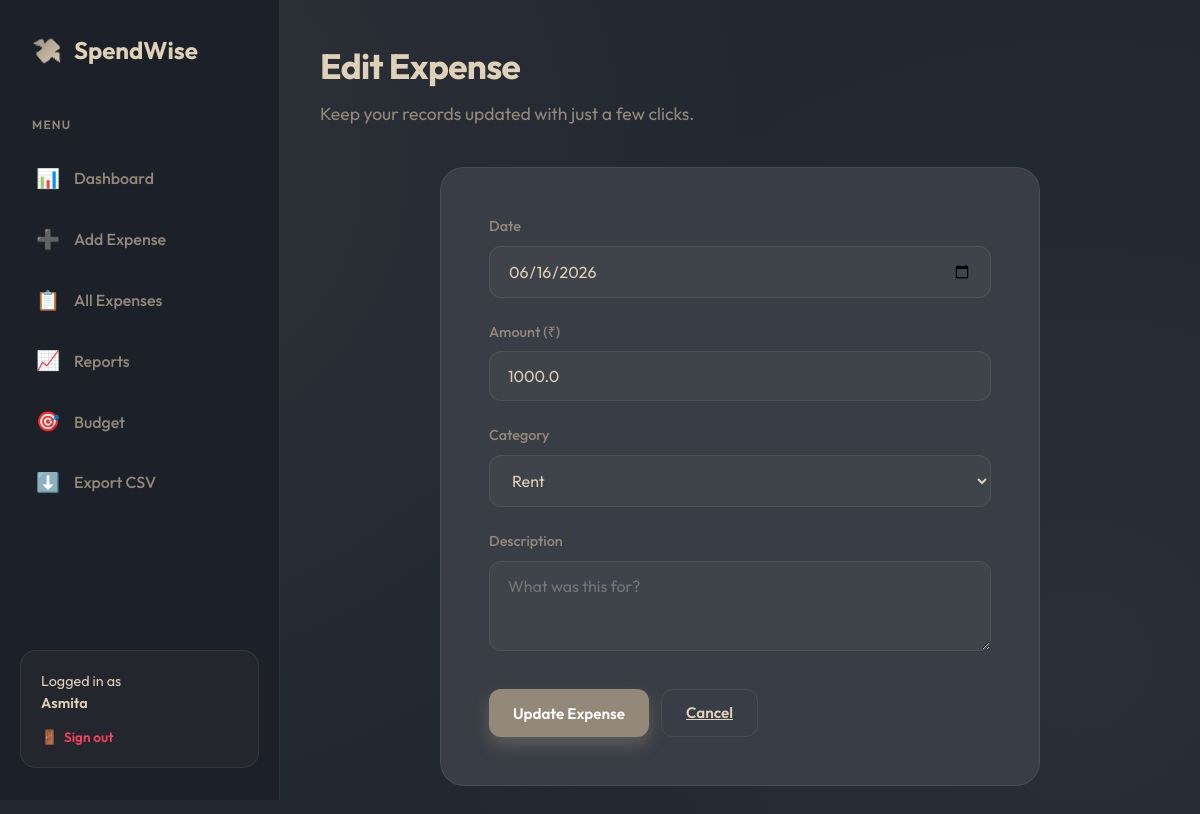
The app's page /edit/26 (signed in) with its own data.
### tables this page shows
CREATE TABLE expenses (
            id          INTEGER PRIMARY KEY AUTOINCREMENT,
            user_id     INTEGER NOT NULL DEFAULT 1,
            date        TEXT    NOT NULL,
            amount      REAL    NOT NULL,
            category    TEXT    NOT NULL,
            description TEXT,
            created_at  TEXT    DEFAULT (datetime('now')),
            FOREIGN KEY (user_id) REFERENCES users(id)
        );

### app.py (the view, shortened to what this page needs)
@app.route("/edit/<int:eid>", methods=["GET", "POST"])
@login_required
def edit(eid):
    uid = current_user()
    expense = db.get_expense_by_id(eid, uid)
    if not expense:
        flash("Expense not found.", "error")
        return redirect(url_for("expenses"))
    today = datetime.now().strftime("%Y-%m-%d")
    return render_template("add.html", categories=db.CATEGORIES,
                           expense=expense, edit=True, today=today)

### app.py (called while the page is built)
def login_required(f):
    from functools import wraps
    @wraps(f)
    def wrapper(*args, **kwargs):
        if "user_id" not in session:
            return redirect(url_for("welcome"))
        return f(*args, **kwargs)
    return wrapper

def current_user():
    return session.get("user_id")

### database.py (called while the page is built)
def get_connection():
    conn = sqlite3.connect(DB_PATH)
    conn.row_factory = sqlite3.Row  # Allows dict-like row access
    return conn

def get_expense_by_id(expense_id: int, user_id: int = 1) -> dict | None:
    conn = get_connection()
    row = conn.execute(
        "SELECT * FROM expenses WHERE id = ? AND user_id = ?",
        (expense_id, user_id)
    ).fetchone()
    conn.close()
    return dict(row) if row else None

### templates/add.html (shortened to what this page needs)
{% extends "base.html" %}
{% block content %}
<header class="header">
    <h1 class="page-title">{{ 'Edit' if edit else 'Add' }} Expense</h1>
    <p class="page-sub">Keep your records updated with just a few clicks.</p>
</header>
<div class="auth-container" style="min-height: auto; padding: 0;">
    <div class="auth-card" style="text-align: left; max-width: 600px;">
        <form method="POST">
            <div class="form-group">
                <label for="date">Date</label>
                <input type="date" id="date" name="date" required max="{{ today }}"
                       value="{{ expense.date if expense else today }}">
            </div>
            <div class="form-group">
                <label for="amount">Amount (₹)</label>
                <input type="number" step="0.01" id="amount" name="amount" required
                       placeholder="0.00" value="{{ expense.amount if expense else '' }}">
            </div>
            <div class="form-group">
                <label for="category">Category</label>
                <select id="category" name="category" required>
                    {% for cat in categories %}
                    <option value="{{ cat }}"
                            {% if expense and expense.category == cat %}selected{% endif %}>
                        {{ cat }}
                    </option>
                    {% endfor %}
                </select>
            </div>
            <div class="form-group">
                <label for="description">Description</label>
                <textarea id="description" name="description" rows="3"
                          placeholder="What was this for?">{{ expense.description if expense else '' }}</textarea>
            </div>
            <div style="display: flex; gap: 12px; margin-top: 32px;">
                <button type="submit" class="btn btn-primary">
                    {{ 'Update' if edit else 'Add' }} Expense
                </button>
                <a href="{{ url_for('dashboard') }}" class="btn btn-outline">Cancel</a>
            </div>
        </form>
    </div>
</div>
{% endblock %}

### static/style.css (style rules this page uses)
:root { --bg: #222831; --surface: #1c2028; --glass: rgba(223, 208, 184, 0.04); --glass-border: rgba(223, 208, 184, 0.1); --card: #393E46; --primary: #948979; --primary-glow: rgba(148, 137, 121, 0.4); --secondary: #DFD0B8; --accent: #f43f5e; --success: #10b981; --warning: #f59e0b; --text: #DFD0B8; --text-muted: #948979; --radius-lg: 24px; --radius-md: 16px; --radius-sm: 12px; --font: 'Outfit', sans-serif; }
* { margin: 0; padding: 0; box-sizing: border-box; }
body { font-family: var(--font); background: var(--bg); background-image: radial-gradient(circle at 10% 20%, rgba(148, 137, 121, 0.1) 0%, transparent 50%), radial-gradient(circle at 90% 80%, rgba(57, 62, 70, 0.3) 0%, transparent 50%); color: var(--text); min-height: 100vh; display: flex; overflow-x: hidden; line-height: 1.5; }
.header { margin-bottom: 40px; }
.page-title { font-size: 2.2rem; font-weight: 700; letter-spacing: -0.02em; margin-bottom: 8px; }
.page-sub { color: var(--text-muted); font-size: 1.1rem; }
.btn { display: inline-flex; align-items: center; gap: 8px; padding: 12px 24px; border-radius: var(--radius-sm); font-weight: 600; cursor: pointer; transition: all 0.2s ease; border: none; font-family: inherit; font-size: 0.95rem; }
.btn-primary { background: var(--primary); color: white; box-shadow: 0 8px 16px var(--primary-glow); }
.btn-outline { background: transparent; border: 1px solid var(--glass-border); color: var(--text); }
.form-group { margin-bottom: 24px; }
label { display: block; font-size: 0.9rem; font-weight: 500; color: var(--text-muted); margin-bottom: 8px; }
input, select, textarea { width: 100%; background: var(--glass); border: 1px solid var(--glass-border); border-radius: var(--radius-sm); padding: 14px 18px; color: var(--text); font-family: inherit; font-size: 1rem; transition: all 0.2s; }
select option { color: black; background-color: white; }
.auth-container { width: 100%; min-height: 100vh; display: flex; align-items: center; justify-content: center; padding: 20px; }
.auth-card { width: 100%; max-width: 440px; background: var(--card); border-radius: var(--radius-lg); border: 1px solid var(--glass-border); padding: 48px; text-align: center; }

### records on screen
expenses: date "06/16/2026", amount "1000.0", category "Rent"

### other values on screen
{{ session.username }} "Asmita"
{{ 'Edit' if edit else 'Add' }} "Edit"
{{ 'Update' if edit else 'Add' }} "Update"
